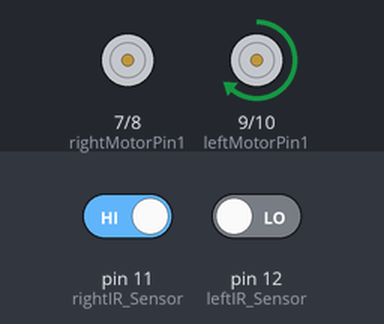
The sketch below on a simulated Arduino Uno, built with avr-gcc and run on an emulated ATmega328P. Shown: motor-driver pin pairs drawn as motors (green arrow = first pin HIGH = forward, orange = second pin HIGH = backward, longer = more drive, scaled by the enable pin). The test bench sets the inputs (shaded band); at power-on: pin 11 (rightIR_Sensor) HIGH, pin 12 (leftIR_Sensor) LOW.

Above: at 1.2 s.
1.3 s: pin 11 (rightIR_Sensor) driven LOW
At 1.7 s:
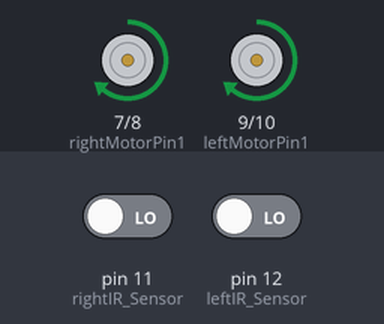
2.8 s: pin 12 (leftIR_Sensor) driven HIGH
At 4.0 s:
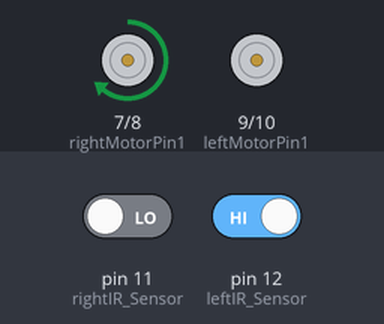
4.3 s: pin 11 (rightIR_Sensor) driven HIGH
At 5.2 s:
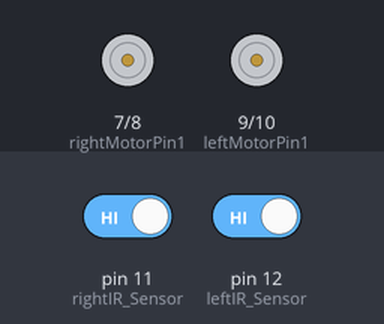
Timing chart, 0 to 7.3 s (numbered marks = the images above; inputs shaded):
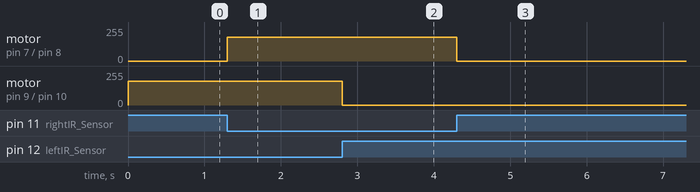

The sketch:

Line_Follower_L298N.ino
```cpp
#define rightIR_Sensor 11
#define leftIR_Sensor 12
#define MotorSpeed 180

// Right motor
int enableRightMotor = 6;
int rightMotorPin1 = 7;
int rightMotorPin2 = 8;

// Left motor
int enableLeftMotor = 5;
int leftMotorPin1 = 9;
int leftMotorPin2 = 10;

void setup()
{
  pinMode(enableRightMotor, OUTPUT);
  pinMode(rightMotorPin1, OUTPUT);
  pinMode(rightMotorPin2, OUTPUT);

  pinMode(enableLeftMotor, OUTPUT);
  pinMode(leftMotorPin1, OUTPUT);
  pinMode(leftMotorPin2, OUTPUT);

  pinMode(rightIR_Sensor, INPUT);
  pinMode(leftIR_Sensor, INPUT);
}

void loop()
{
  int rightIR_SensorValue = digitalRead(rightIR_Sensor);
  int leftIR_SensorValue = digitalRead(leftIR_Sensor);

  if (rightIR_SensorValue == LOW && leftIR_SensorValue == LOW)
  {
    MoveForward();
  }
  else if (rightIR_SensorValue == LOW && leftIR_SensorValue == HIGH)
  {
    MoveLeft();
  }
  else if (rightIR_SensorValue == HIGH && leftIR_SensorValue == LOW)
  {
    MoveRight();
  }
  else
  {
    stopMoving();
  }
}

void MoveForward()
{
  digitalWrite(rightMotorPin1, HIGH);
  digitalWrite(rightMotorPin2, LOW);

  digitalWrite(leftMotorPin1, HIGH);
  digitalWrite(leftMotorPin2, LOW);

  analogWrite(enableRightMotor, MotorSpeed);
  analogWrite(enableLeftMotor, MotorSpeed);
}

void MoveLeft()
{
  digitalWrite(rightMotorPin1, HIGH);
  digitalWrite(rightMotorPin2, LOW);

  digitalWrite(leftMotorPin1, LOW);
  digitalWrite(leftMotorPin2, LOW); // Stop left motor for a turn

  analogWrite(enableRightMotor, MotorSpeed);
  analogWrite(enableLeftMotor, 0);
}

void MoveRight()
{
  digitalWrite(rightMotorPin1, LOW);
  digitalWrite(rightMotorPin2, LOW); // Stop right motor for a turn

  digitalWrite(leftMotorPin1, HIGH);
  digitalWrite(leftMotorPin2, LOW);

  analogWrite(enableRightMotor, 0);
  analogWrite(enableLeftMotor, MotorSpeed);
}

void stopMoving()
{
  digitalWrite(rightMotorPin1, LOW);
  digitalWrite(rightMotorPin2, LOW);

  digitalWrite(leftMotorPin1, LOW);
  digitalWrite(leftMotorPin2, LOW);

  analogWrite(enableRightMotor, 0);
  analogWrite(enableLeftMotor, 0);
}
```

Measured:
- after the input at 1.3 s, motor on pin 7 (rightMotorPin1) / pin 8 (rightMotorPin2): stopped → forward 180/255 at once
- after the input at 2.8 s, motor on pin 9 (leftMotorPin1) / pin 10 (leftMotorPin2): forward 180/255 → stopped at once
- after the input at 4.3 s, motor on pin 7 (rightMotorPin1) / pin 8 (rightMotorPin2): forward 180/255 → stopped at once
